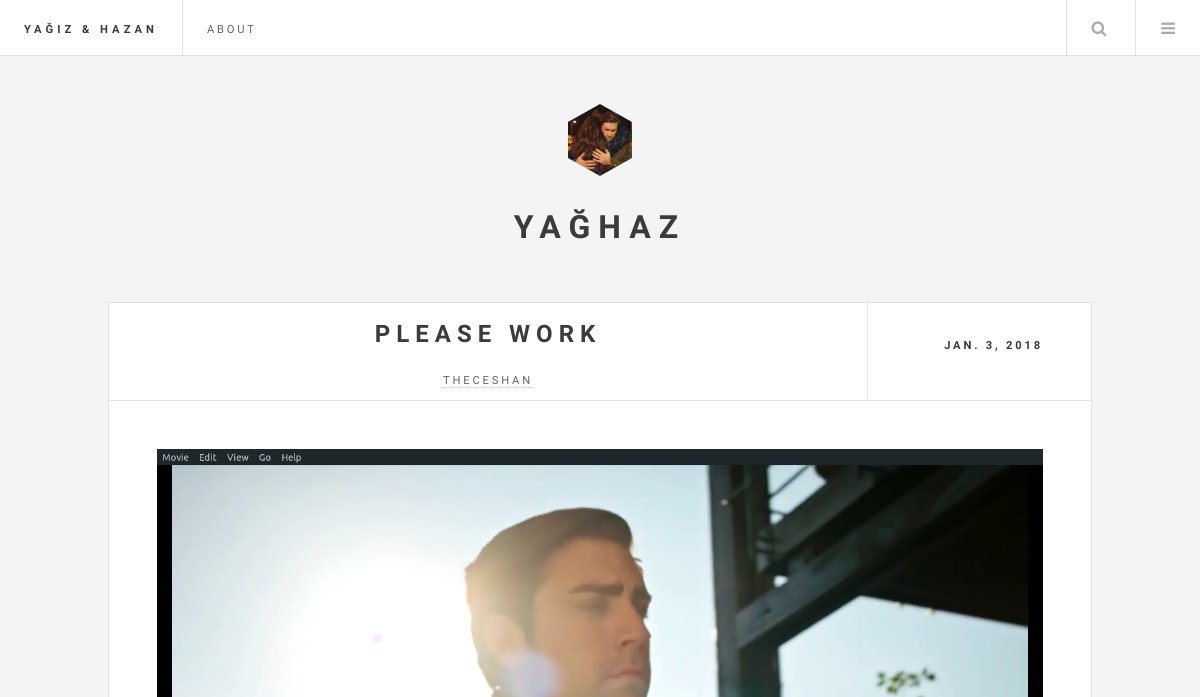
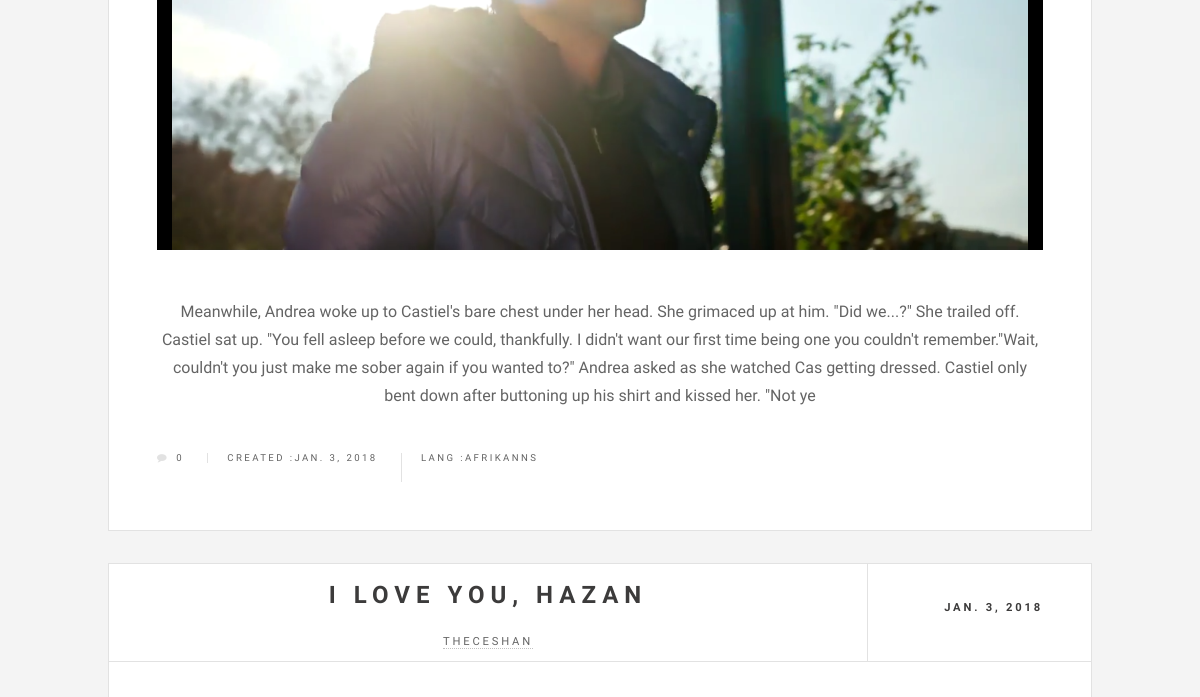
Before: / (upper part) with the older database file (2 pictures, top to bottom).
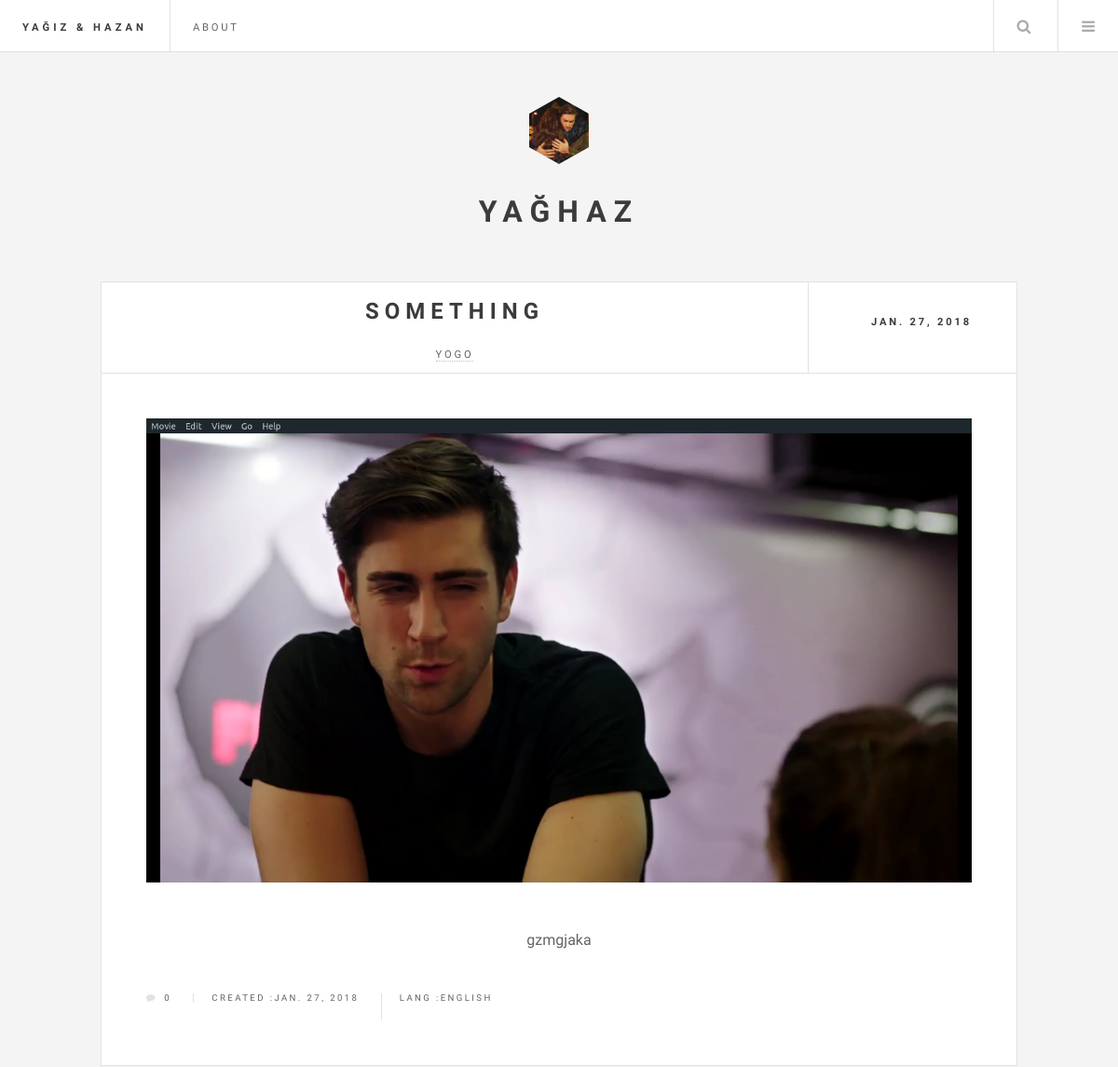
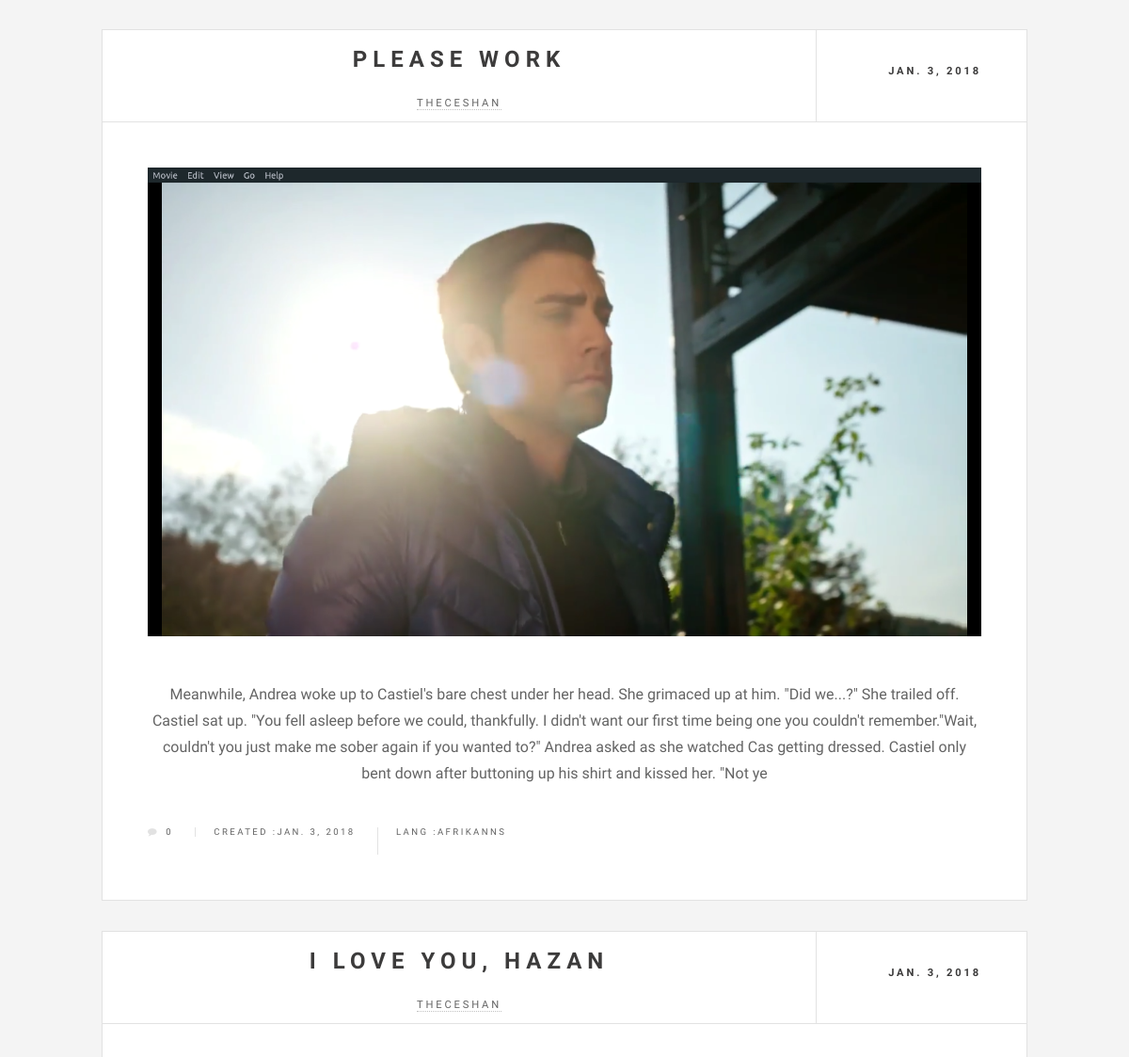
After: the same page with the newer database file (2 pictures, top to bottom).
### egamen/models.py (models this page shows, shortened)
class Story(models.Model):
    Lang =(
        ("AF", "Afrikanns"),
        ("SQ", "Albanian"),
        ("AR", "Arabic"),
        ("HY", "Armenian"),
        ("EU", "Basque"),
        ("BN", "Bengali"),
        ("BG", "Bulgarian"),
        ("CA", "Catalan"),
        ("KM", "Cambodian"),
        ("ZH", "Chinese(Mandarin)"),
        ("HR", "Croation"),
        ("CS", "Czech"),
        ("DA", "Danish"),
        ("NL", "Dutch"),
        ("EN", "English"),
        ("ET", "Estonian"),
        ("FJ", "Fiji"),
        ("FI", "Finnish"),
        ("FR", "French"),
        ("KA", "Georgian"),
        ("DE", "German"),
        ("EL", "Greek"),
        ("GU", "Gujarati"),
        ("HE", "Hebrew"),
        ("HI", "Hindi"),
        ("HU", "Hungarian"),
        ("IS", "Icelandic"),
        ("ID", "Indonesian"),
        ("GA", "Irish"),
        ("IT", "Italian"),
        ("JA", "Japanese"),
        ("JW", "Javanese"),
        ("KO", "Korean"),
        ("LA", "Latin"),
        ("LV", "Latvian"),
        ("LT", "Lithuanian"),
        ("MK", "Macedonian"),
        ("MS", "Malay"),
        ("ML", "Malayalam"),
        ("MT", "Maltese"),
        ("MI", "Maori"),
        ("MR", "Marathi"),
        ("MN", "Mongolian"),
        ("NE", "Nepali"),
        ("NO", "Norwegian"),
        ("FA", "Persian"),
        ("PL", "Polish"),
        ("PT", "Portuguese"),
        ("PA", "Punjabi"),
        ("QU", "Quechua"),
        ("RO", "Romanian"),
        ("RU", "Russian"),
        ("SM", "Samoan"),
        ("SR", "Serbian"),
        ("SK", "Slovak"),
        ("SL", "Slovenian"),
        ("ES", "Spanish"),
        ("SW", "Swahili"),
        ("SV", "Swedish"),
        ("TA", "Tamil"),
        ("TT", "Tatar"),
        ("TE", "Telugu"),
        ("TH", "Thai"),
        ("BO", "Tibetan"),
        ("TO", "Tonga"),
        ("TR", "Turkish"),
        ("UK", "Ukranian"),
        ("UR", "Urdu"),
        ("UZ", "Uzbek"),
        ("VI", "Vietnamese"),
        ("CY", "Welsh"),
        ("XH", "Xhosa"),
    )
    title = models.CharField(max_length=100, null=False)
    author = models.ForeignKey(User, on_delete=models.CASCADE)
    summary = models.TextField(max_length=500, null= False)
    pub_date = models.DateField(auto_now_add=True, blank=False, null=False)
    update_time = models.DateField(null=True)
    has_chapter = models.BooleanField(default=False, editable=False)
    language = models.CharField(choices=Lang, default=Lang[2], max_length=3)
    story_cover = models.FileField()

### egamen/views.py (the view)
# urls.py: url(r'^$', views.home, name="home"),
def home(request,page=0):
    stories = Story.objects.all().order_by('-pub_date')
    paginator = Paginator(stories, 15)
    number = stories.count()
    if number>=1 :
        try:
            stories = paginator.page(page)
        except PageNotAnInteger:
            stories = paginator.page(1)
        except EmptyPage:
            stories = paginator.page(paginator.num_pages)
    if request.user.is_authenticated:
        return render(request, 'index.html', {'stories': stories, 'user': request.user})
    else:
        return render(request, 'index.html', {'stories': stories})

### templates/index.html (shortened to what this page needs)
{% extends 'base.html' %}
{% block content %}
{% load static %}
<div id="main" align="center">
<section id="intro">
        <a href="#" class="logo"><img src="{% static 'images/yaghaz.jpg' %}" alt=""/></a>
        <header>
            <h2>Yağhaz</h2>
        </header>
    </section>
    {% for story in stories %}
    <article class="post">
        <header>
            <div class="title">
                <h2><a href="{% url 'egamen:post_chapter' story.id 1 %}">{{story.title}}</a></h2>
                <p><a href="{% url 'egamen:userstories' story.author %}"><span class="name">{{story.author}}</span></a></p>
            </div>
            <div class="meta">
                {%if story.update_time %}
                <time class="published" datetime="2015-11-01">{{story.update_time}}</time>
                {%else%}
                <time class="published" datetime="2015-11-01">{{story.pub_date}}</time>
                {% endif %}
            </div>
        </header>
        <a href="#" class="image featured"><img src="media/{{story.story_cover}}" alt=""/></a>
        <p>{{story.summary}}</p>
        <footer>
            <ul class="stats">
                <li><a href="{% url 'egamen:comments' story.id 1%}" class="icon fa-comment fa-1x">{{story.comments_set.all.count}}</a>
                </li>
                <li>
                    <time class="published">Created :{{story.pub_date}}</time>
                </li>
                <li>
                    <p class="published">Lang :{{story.get_language_display}}</p>
                </li>
            </ul>
        </footer>
    </article>
    {%empty%}
  <h1>No stories yet. Write your own and share it here. First click <a href="{%url 'egamen:register'%}"><span></span>here</a> to register.</h1>
    {%endfor %}
</div>
{%endblock%}

Changed rows visible on the page:
added Story: title "SOMETHING", author "YOGO", pub_date "JAN. 27, 2018", story_cover (picture), summary "gzmgjaka", comments_set.all.count "0", language "ENGLISH"
